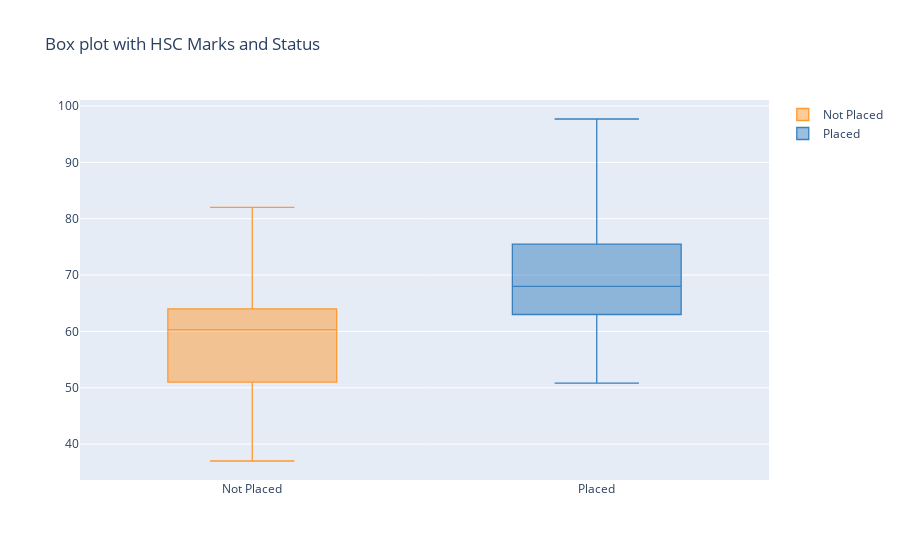

Here is the notebook cell this chart was saved with:
### Code cell
#we will get help from pivot tables to get Fare values in different columns for each class.
layout=dict(title="Box plot with HSC Marks and Status ")
camp[['hsc_p', 'status']].pivot(columns='status', values='hsc_p').iplot(kind='box',layout=layout,xTitle='status',yTitle="hsc_p")

### Figure 1 — Plotly figure (JSON) as saved in the notebook; plotly's stock layout.template omitted (floating-point values rounded to 4 significant figures; data arrays with more than 128 entries replaced by an {"elided": "..."} marker saying what was removed)
{"data": [{"boxpoints": false, "line": {"width": 1.3}, "marker": {"color": "rgba(255, 153, 51, 1.0)"}, "name": "Not Placed", "orientation": "v", "type": "box", "y": {"elided": "215 float values"}}, {"boxpoints": false, "line": {"width": 1.3}, "marker": {"color": "rgba(55, 128, 191, 1.0)"}, "name": "Placed", "orientation": "v", "type": "box", "y": {"elided": "215 float values"}}], "layout": {"title": {"text": "Box plot with HSC Marks and Status "}}}
